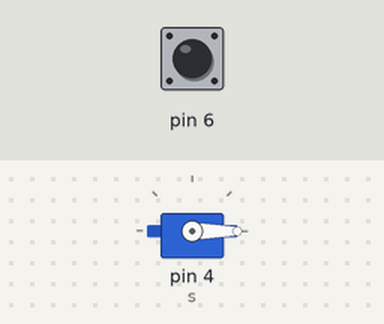
The sketch below on a simulated Arduino Uno, built with avr-gcc and run on an emulated ATmega328P. On the bench: servo. The test bench sets the inputs (shaded band); at power-on: pin 6 HIGH. What the sketch prints to the serial monitor is not drawn.

Above: at 1.2 s.
1.3 s: pin 6 pulled LOW for 0.15 s
At 1.38 s:
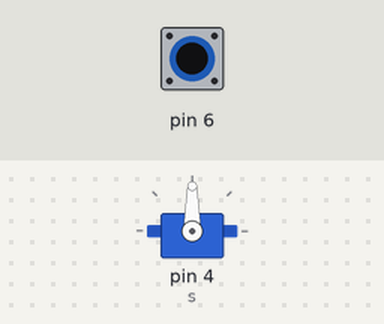
2.9 s: pin 6 pulled LOW for 3.2 s
At 7.4 s:
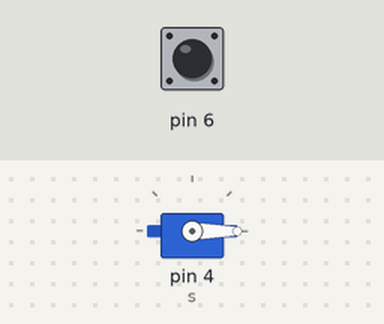
9.1 s: pin 6 pulsed LOW 2 times (0.12 s each, 0.3 s apart)
At 9.32 s:
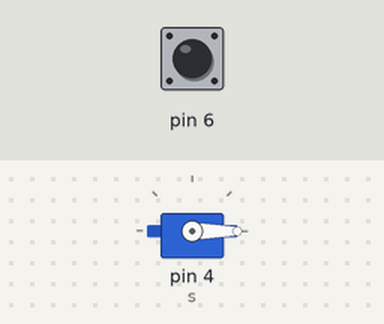
12.7 s: pin 6 driven LOW
At 13.5 s:
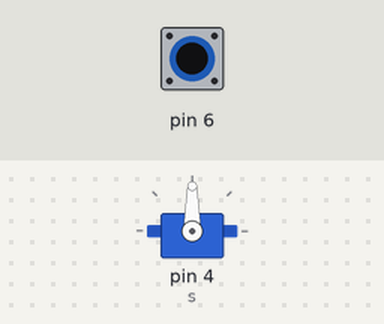
15.7 s: pin 6 driven HIGH
At 17.0 s:
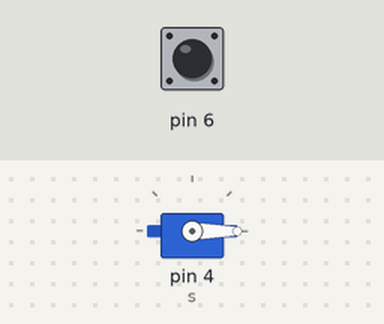
Timing chart, 0 to 18.2 s (numbered marks = the images above; inputs shaded):
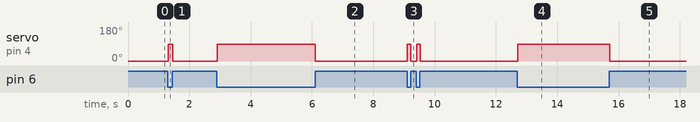

Measured:
- after the input at 1.3 s, servo on pin 4 (s): 0° → 90° at once, → 0° 0.15 s later
- after the input at 2.9 s, servo on pin 4 (s): 0° → 90° at once, → 0° 3.2 s later
- after the input at 9.1 s, servo on pin 4 (s): alternates 90° for 0.12 s and 0° for 0.18 s, 4 changes in all, then stays 0°, starting at once
- after the input at 12.7 s, servo on pin 4 (s): 0° → 90° at once
- after the input at 15.7 s, servo on pin 4 (s): 90° → 0° at once

The sketch:

ECE_480_Slave_Nano.ino
```cpp
#include <Servo.h>
Servo s;

void setup() {
  Serial.begin(9600);
  s.attach(4);
  s.write(90);
  pinMode(6, INPUT_PULLUP);

}

void loop() {

  if(digitalRead(6) == 0){
    Serial.println("LOW");
     s.write(90);
  }
  else{
    Serial.println("HIGH");
    s.write(0);

  }

}
```
